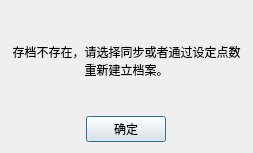
<?xml version="1.0" encoding="UTF-8"?>
<ui version="4.0">
 <class>Dialog</class>
 <widget class="QDialog" name="Dialog">
  <property name="geometry">
   <rect>
    <x>0</x>
    <y>0</y>
    <width>253</width>
    <height>153</height>
   </rect>
  </property>
  <property name="windowTitle">
   <string>提示</string>
  </property>
  <property name="sizeGripEnabled">
   <bool>false</bool>
  </property>
  <property name="modal">
   <bool>true</bool>
  </property>
  <layout class="QVBoxLayout" name="verticalLayout">
   <item>
    <widget class="QLabel" name="label">
     <property name="text">
      <string>存档不存在，请选择同步或者通过设定点数重新建立档案。</string>
     </property>
     <property name="alignment">
      <set>Qt::AlignCenter</set>
     </property>
     <property name="wordWrap">
      <bool>true</bool>
     </property>
    </widget>
   </item>
   <item alignment="Qt::AlignHCenter">
    <widget class="QPushButton" name="pushButton">
     <property name="enabled">
      <bool>true</bool>
     </property>
     <property name="sizePolicy">
      <sizepolicy hsizetype="Fixed" vsizetype="Fixed">
       <horstretch>0</horstretch>
       <verstretch>0</verstretch>
      </sizepolicy>
     </property>
     <property name="text">
      <string>确定</string>
     </property>
     <property name="flat">
      <bool>false</bool>
     </property>
    </widget>
   </item>
  </layout>
 </widget>
 <resources/>
 <connections>
  <connection>
   <sender>pushButton</sender>
   <signal>clicked()</signal>
   <receiver>Dialog</receiver>
   <slot>close()</slot>
   <hints>
    <hint type="sourcelabel">
     <x>135</x>
     <y>134</y>
    </hint>
    <hint type="destinationlabel">
     <x>194</x>
     <y>127</y>
    </hint>
   </hints>
  </connection>
 </connections>
</ui>
